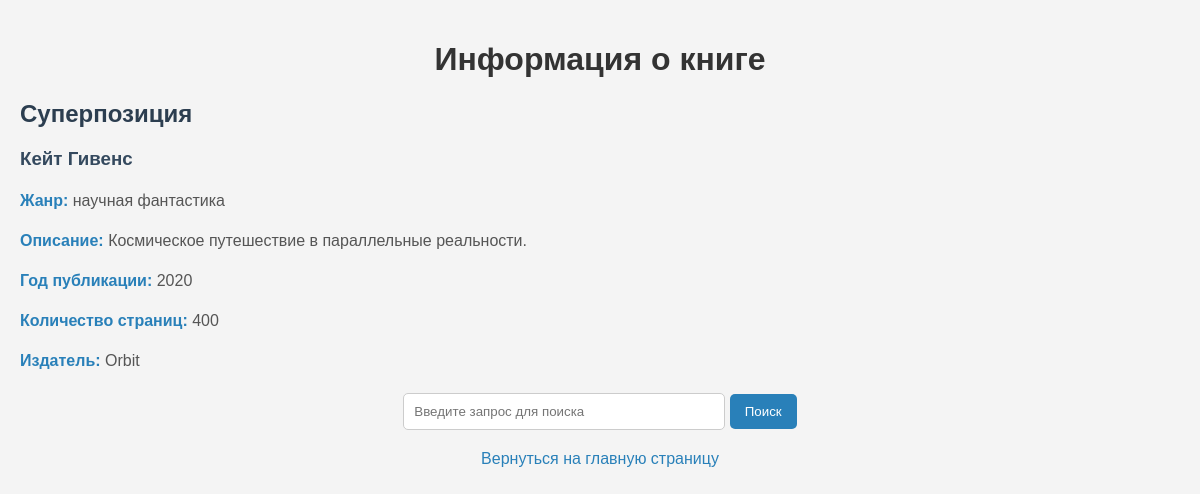
The page /books/2 on the database its author committed.
### models.py (models this page shows)
class Book(db.Model):
    id = db.Column(db.Integer, primary_key=True)
    author = db.Column(db.String)
    title = db.Column(db.String, index=True)
    genre = db.Column(db.String)
    description = db.Column(db.String)
    publish = db.Column(db.String)
    year = db.Column(db.Integer)
    pages = db.Column(db.Integer)

### app.py (the view)
@app.route('/books/<int:book_id>', methods=['GET'])
def get_book_by_id(book_id):
    book = Book.query.get(book_id)  # Попытка получить книгу по ID
    if book:
        return render_template('book_detail.html', book=book)  # Возвращаем шаблон с деталями книги
    else:
        return jsonify({'error': 'Книга не найдена'}), 404  # Ошибка, если книга не найдена

### templates/book_detail.html (shortened to what this page needs)
<!DOCTYPE html>
<html lang="ru">
<head>
</head>
<body>
    <h1>Информация о книге</h1>
    {% if book %}
        <h2>{{ book.title }}</h2>
        <h3>{{ book.author }}</h3>
        <p><strong>Жанр:</strong> {{ book.genre }}</p>
        <p><strong>Описание:</strong> {{ book.description }}</p>
        <p><strong>Год публикации:</strong> {{ book.year }}</p>
        <p><strong>Количество страниц:</strong> {{ book.pages }}</p>
        <p><strong>Издатель:</strong> {{ book.publish }}</p>
    {% else %}
        <p>Книга не найдена.</p>
    {% endif %}
    <form action="/books/search" method="get">
        <input type="text" name="query" placeholder="Введите запрос для поиска" required>
        <button type="submit">Поиск</button>
    </form>
    <a href="/">Вернуться на главную страницу</a>
</body>
</html>

### templates/book_detail.html (style rules this page uses)
body { font-family: Arial, sans-serif; background-color: #f4f4f4; margin: 0; padding: 20px; }
h1 { text-align: center; color: #333; }
h2 { color: #2c3e50; }
h3 { color: #34495e; }
p { font-size: 16px; line-height: 1.5; color: #555; }
strong { color: #2980b9; }
form { margin: 20px 0; text-align: center; }
input[type="text"] { padding: 10px; width: 300px; border: 1px solid #ccc; border-radius: 5px; }
button { padding: 10px 15px; background-color: #2980b9; color: white; border: none; border-radius: 5px; cursor: pointer; }
a { display: block; text-align: center; margin-top: 20px; color: #2980b9; text-decoration: none; }

### rows shown on the page
Book: title "Суперпозиция", author "Кейт Гивенс", genre "научная фантастика", description "Космическое путешествие в параллельные реальности.", year "2020", pages "400", publish "Orbit"
